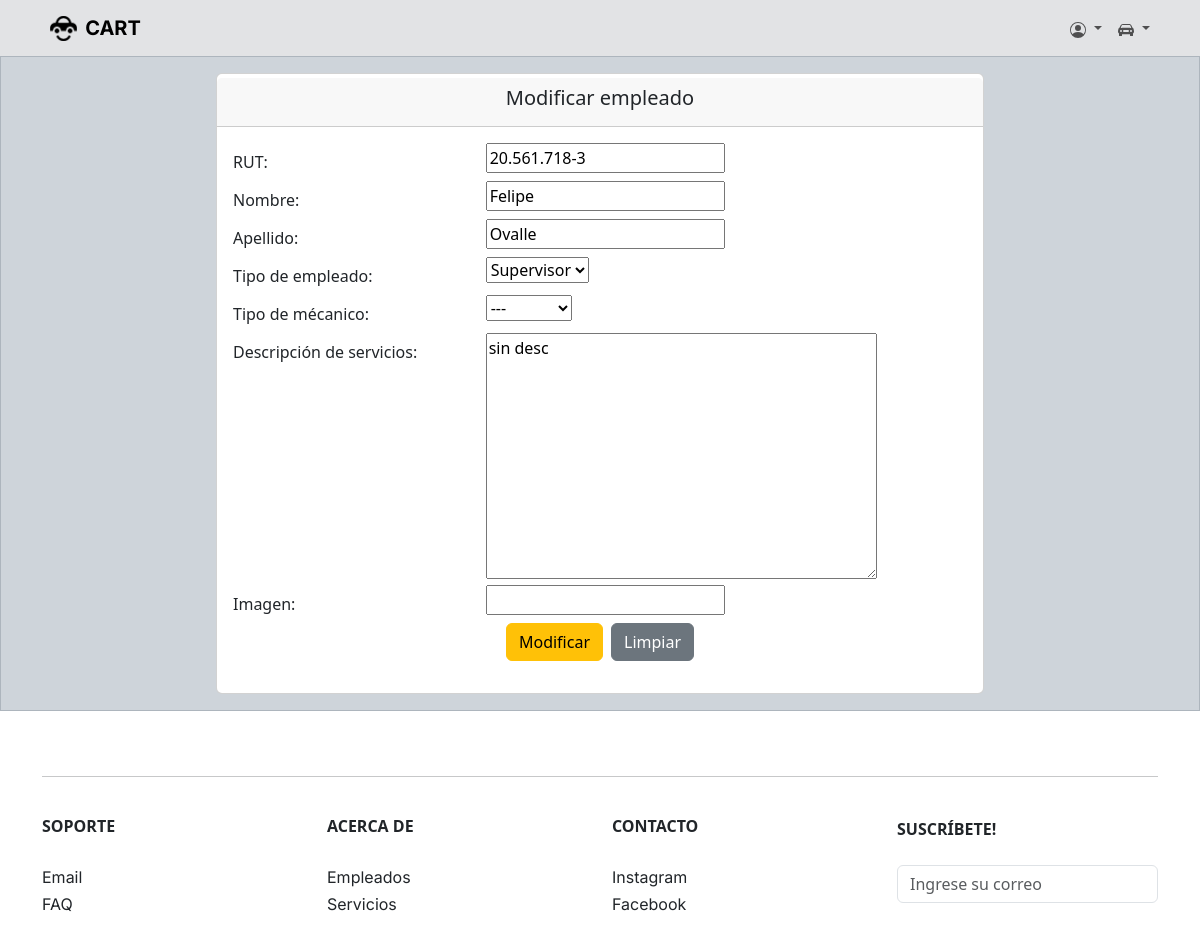
Page /empleados/crud/update/5/ (signed in) on the committed database.
### core/models.py (models this page shows, shortened)
class Empleado(models.Model):
    OPCIONES = [
        ('---', '---'),
        ('general', 'general'),
        ('electrico', 'electrico'),
        ('motriz', 'motriz'),
        ('frenos', 'frenos'),
    ]
    OPCION_DEFAULT = '---'
    rut = models.CharField(max_length=15)
    nombre = models.CharField(max_length=50)
    apellido = models.CharField(max_length=50)
    fecha_ingreso = models.DateTimeField(auto_now_add = True)
    tipo = models.ForeignKey(TipoEmpleado, on_delete = models.CASCADE)
    tipo_mecanico = models.CharField(max_length=20, choices=OPCIONES, default=OPCION_DEFAULT)
    descripcion = models.TextField(max_length=550)
    imagen = CloudinaryField('imagen')

### core/views.py (the view, shortened to what this page needs)
# urls.py: path('empleados/crud/update/<id>/', empleadosupdate, name="empleadosupdate"),
@permission_required('core.change_empleado')
def empleadosupdate(request, id):
    empleado = Empleado.objects.get(id=id)
    aux = {
            'form' : EmpleadoForm(instance = empleado)
    }
    return render(request, 'core/empleados/crud/update.html', aux)

### core/forms.py
class EmpleadoForm(ModelForm):
    captcha = ReCaptchaField()
    class Meta:
        model = Empleado
        fields = '__all__'

### core/models.py (called while the page is built)
    def __str__(self):
        return self.descripcion

### core/templates/core/empleados/crud/update.html (shortened to what this page needs)
{% extends 'core/base.html' %}
{% load static %}
{% block content %}
<H1>test</H1>
<div class="d-flex justify-content-center p-3 text-primary-emphasis bg-dark-subtle border border-dark-subtle">
    <div class="card" style="width: 48rem;">
        <div class="card-header d-flex justify-content-center mt-1">
            <h5>Modificar empleado</h5>
        </div>
        <div class="card-body">
            <form action="" method="POST" style="margin: 0 auto;" enctype="multipart/form-data">
                <div class="form-group row">
                    <label for="id_nombre" class="col-sm-4 col-form-label">RUT:</label>
                    <div class="col-sm-4">
                        {{ form.rut }}
                    </div>
                </div>
                <div class="form-group row">
                    <label for="id_nombre" class="col-sm-4 col-form-label">Nombre:</label>
                    <div class="col-sm-4">
                        {{ form.nombre }}
                    </div>
                </div>
                <div class="form-group row">
                    <label for="id_apellido" class="col-sm-4 col-form-label">Apellido:</label>
                    <div class="col-sm-4">
                        {{ form.apellido }}
                    </div>
                </div>
                <div class="form-group row">
                    <label for="id_nombre" class="col-sm-4 col-form-label">Tipo de empleado:</label>
                    <div class="col-sm-4">
                        {{ form.tipo }}
                    </div>
                </div>
                <div class="form-group row">
                    <label for="id_nombre" class="col-sm-4 col-form-label">Tipo de mécanico:</label>
                    <div class="col-sm-4">
                        {{ form.tipo_mecanico }}
                    </div>
                </div>
                <div class="form-group row">
                    <label for="id_nombre" class="col-sm-4 col-form-label">Descripción de servicios:</label>
                    <div class="col-sm-4">
                        {{ form.descripcion }}
                    </div>
                </div>
                <div class="form-group row">
                    <label for="id_nombre" class="col-sm-4 col-form-label">Imagen:</label>
                    <div class="col-sm-4">
                        {{ form.imagen }}
                    </div>
                </div>
                <div class="d-flex justify-content-center">
                    <input type="submit" value="Modificar" class="btn btn-warning mx-1">
                    <input type="reset" value="Limpiar" class="btn btn-secondary mx-1">
                </div>
            </form>
        </div>
    </div>
</div>
{% endblock %}

### rows in the picture
Empleado: rut "20.561.718-3", nombre "Felipe", apellido "Ovalle", tipo "Supervisor", tipo_mecanico "---", descripcion "sin desc"
